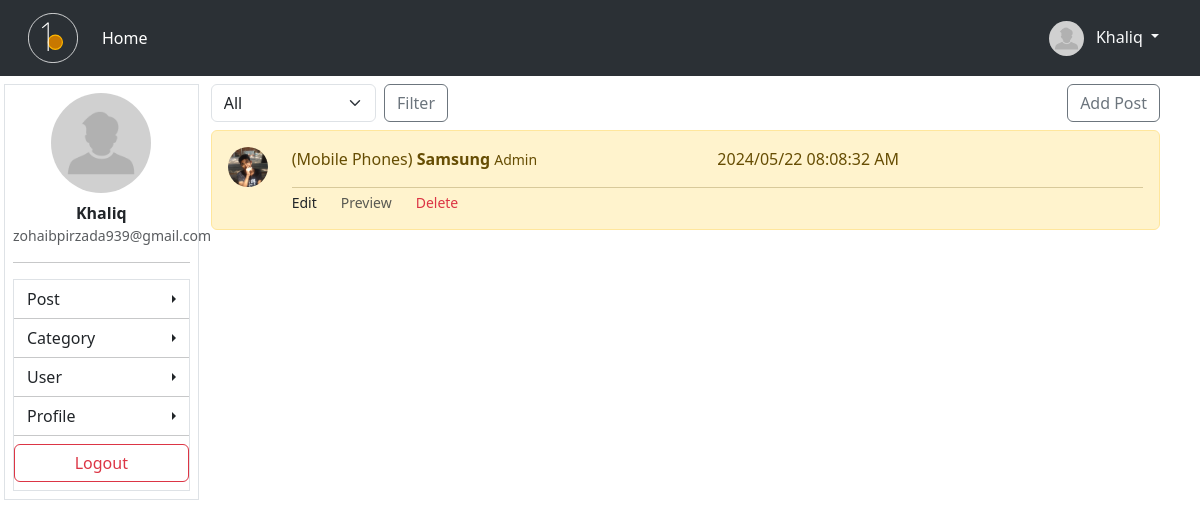
The page /dashboard/all-post/ (signed in) on the database its author committed.
### blog/models.py (models this page shows, shortened)
class Profile(models.Model):
    user = models.OneToOneField(User, on_delete=models.CASCADE)
    profile_pic = models.ImageField(upload_to='images', default='image/profile.png')
    staff = models.CharField(max_length=20, choices=STAFF_SELECTOR , default='Pending')

class Blog(models.Model):
    user = models.ForeignKey(User, on_delete=models.CASCADE)
    category = models.ForeignKey(Category, on_delete=models.CASCADE)
    title = models.CharField(max_length=200)
    thumbnail_image = models.ImageField(upload_to='blog/img')
    pub_date = models.DateTimeField(auto_now_add=True)
    body = RichTextField()

class Category(models.Model):
    user = models.ForeignKey(User, on_delete=models.CASCADE, related_name='cat_user')
    name = models.CharField(max_length=200)
    cat_image = models.ImageField(upload_to='cat/img', blank=True)
    create_date = models.DateTimeField(auto_now_add=True)
    def __str__(self):
        return self.name

### dashboard/views.py (the view)
# urls.py: path('all-post/', views.all_post, name='all_post'),
def all_post(request):
    user = get_object_or_404(User, id=request.user.id)
    profile = get_object_or_404(Profile, user=user)
    if profile.staff == 'Approved':
        all_post = Blog.objects.order_by('-pub_date')
        filter_user = User.objects.filter(profile__staff='Approved')
        if request.method == "GET":
            select = request.GET.get('filter')
            if select != None:
                all_post = Blog.objects.filter(user__username=select).order_by('-pub_date')
            if select == 'All':
                return redirect('all_post')
        return render(request, 'all_post.html', {"all_post" : all_post, 'filter_user' : filter_user, 'select' : select})
    else:
        messages.success(request, 'Your are not team staff')
        return redirect('index')

### dashboard/templates/all_post.html (shortened to what this page needs)
{% extends 'dashboard/base.html' %}
{% block content %}
<div class="w-100 d-flex align-items-center justify-content-between mb-2">
    <div class="w-25">
        <form method="get" class="d-flex gap-2 align-items-center">
            <select name="filter" id="filter" class="form-select">
                <option value="All">All</option>
            </select>
            <button type="submit" class="btn btn-outline-secondary">Filter</button>
        </form>
    </div>
    <a href="{% url 'add_blog' %}" class="btn btn-outline-secondary">Add Post</a>
</div>
{% for post in all_post %}
<div class="alert alert-warning" role="alert">
    <div class="row">
        <div class="col-auto"><img src="{{post.user.profile.profile_pic.url}}"
                class="rounded-circle object-fit-cover" style="object-position: 0% 0%;" width="40px" height="40px"
                alt=""></div>
        <div class="col">
            <div class="w-100 d-flex">
                <div class="w-75">
                    ({{post.category}})
                    <strong>{{post.title|capfirst}}</strong>
                    <small> {{post.user.username|capfirst}}</small>
                </div>
                <div class="w-75">
                    <p>{{post.pub_date|date:'Y/m/d H:i:s A'}} </p>
                </div>
            </div>
            <hr class="m-0">
            <div class="w-100 row">
                <div class="col-auto form-text"><a class="text-dark text-decoration-none" href="{% url 'edit_post' post.id %}">Edit</a></div>
                <div class="col-auto form-text">Preview</div>
                <div class="col-auto form-text "><a class="text-danger " style="text-decoration: none;" href="{% url 'delete_post' post.id %}">Delete</a></div>
            </div>
        </div>
    </div>
</div>
{% endfor  %}
{% endblock content %}

### blog/templates/base/header.html (shortened to what this page needs)
{% load static %}
<nav class="navbar navbar-expand-lg bg-body-tertiary px-3 mb-2 sticky-top " data-bs-theme="dark">
    <div class="container-fluid">
        <a class="navbar-brand" href="{% url 'index' %}">
        </a>
        <div class="collapse navbar-collapse" id="navbarSupportedContent">
            <ul class="navbar-nav me-auto mb-2 mb-lg-0">
                <li class="nav-item">
                    <a class="nav-link active" aria-current="page" href="{% url 'index' %}">Home</a>
                </li>
            </ul>
            <div class="d-flex gap-2 none">
                {% if user.is_authenticated %}
                <div class="dropdown">
                    <div class="text-light btn dropdown-toggle" type="button" data-bs-toggle="dropdown"
                        aria-expanded="false">
                        <img src="{{request.user.profile.profile_pic.url}} " class="rounded-circle object-fit-cover me-2"
                            width="35px" height="35px{{request.user.username}}" style="object-position: 0% 0%;" alt="">
                        {{user.username|capfirst}}
                    </div>
                </div>
                {% else %}
                <a href="{% url 'login' %}" class="btn py-2 btn-outline-light">Login</a>
                <a href="{% url 'register' %}" class="btn px-3 py-2 btn-secondary">Registration</a>
                {% endif %}
            </div>
        </div>
    </div>
</nav>

### dashboard/templates/dashboard/sidebar.html (shortened to what this page needs)
<div class="w-100 text-center">
    <img src="{{request.user.profile.profile_pic.url}}" width="100px" height="100px"
        class="rounded-circle object-fit-cover" style="object-position: 0% 0%;" alt="">
</div>
<div class="w-100 text-center mt-2 ">
    <strong>{{request.user.username|capfirst}}</strong>
    <p class="form-text m-0">{{request.user.email}}</p>
</div>
<hr>
<div class="w-100 mt-2 ">
    <div class="list-group rounded rounded-0 border ">
        <div class="btn-group dropend">
            <div class="d-flex align-items-center justify-content-between btn dropdown-toggle rounded rounded-0"
                data-bs-toggle="dropdown" aria-expanded="false">
                Post
            </div>
        </div>
        <hr class="m-0">
        <div class="btn-group dropend">
            <div class="d-flex align-items-center justify-content-between btn dropdown-toggle rounded rounded-0"
                data-bs-toggle="dropdown" aria-expanded="false">
                Category
            </div>
        </div>
        <hr class="m-0">
        <div class="btn-group dropend">
            <div class="d-flex align-items-center justify-content-between btn dropdown-toggle rounded rounded-0"
                data-bs-toggle="dropdown" aria-expanded="false">
                User
            </div>
        </div>
        <hr class="m-0">
        <div class="btn-group dropend">
            <div class="d-flex align-items-center justify-content-between btn dropdown-toggle rounded rounded-0"
                data-bs-toggle="dropdown" aria-expanded="false">
                Profile
            </div>
        </div>
        <hr class="m-0">
        <div class="py-2 rounded rounded-0">
            <a class="btn w-100 btn-outline-danger" href="{% url 'logout' %}">Logout</a>
        </div>
    </div>
</div>

### rows shown on the page
Blog: user.profile.profile_pic (picture), category "Mobile Phones", title "Samsung", user.username "Admin", pub_date "2024/05/22 08:08:32 AM"

### other values the page prints
{{ user.username|capfirst }} "Khaliq"
{{ request.user.username|capfirst }} "Khaliq"
{{ request.user.email }} "zohaibpirzada939@gmail.com"
